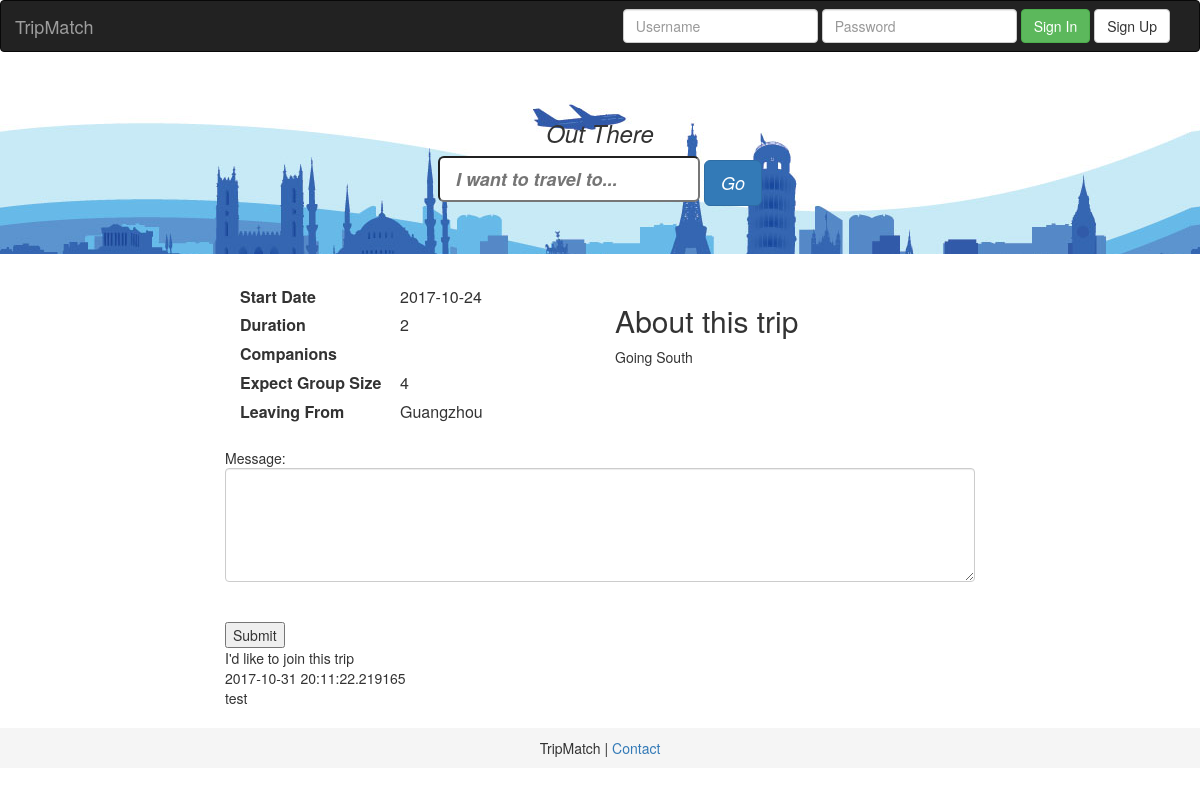
The page /trip_detail/1 on the database its author committed.
### tripmatch/model/tripmatch_model.py (models this page shows, shortened)
class TripDetails(Base):
    __tablename__ = 'trip_details'
    id = Column(Integer, primary_key=True)
    user_id = Column(Integer, ForeignKey('users.id'))
    destination_id = Column(Integer, ForeignKey('destinations.id'))
    duration = Column(String, nullable=True)
    date_start = Column(String, nullable=False)
    companions = Column(Integer, nullable=False)
    city_takeoff = Column(String, nullable=True)
    expected_group_size = Column(Integer, nullable=True)
    notes = Column(String, nullable=True)
    date_create = Column(String, nullable=False)
    contact = Column(String, nullable=True)
    img_name = Column(String, nullable=True)
    users = relationship('Users', back_populates='trip_details')
    destinations = relationship('Destinations', back_populates='trip_details')
    waitinglist = relationship('Waitinglist', back_populates='trip_details')

class Waitinglist(Base):
    __tablename__ = 'waitinglist'
    id = Column(Integer, primary_key=True)
    user_id = Column(Integer, ForeignKey('users.id'))
    trip_id = Column(Integer, ForeignKey('trip_details.id'))
    text = Column(String, nullable=False)
    post_date = Column(String, nullable=False)
    users = relationship('Users', back_populates="waitinglist")
    trip_details = relationship('TripDetails', back_populates="waitinglist")

class Users(Base):
    __tablename__ = 'users'
    id = Column(Integer, primary_key=True)
    username = Column(String, nullable=False)
    email = Column(String, nullable=False)
    password = Column(String, nullable=False)
    trip_details = relationship('TripDetails', back_populates='users')
    waitinglist = relationship('Waitinglist', back_populates='users')

### tripmatch/trip_server.py (the view, shortened to what this page needs)
@app.route('/trip_detail/<int:trip_id>', methods=['GET', 'POST'])
def display_trip(trip_id):
    db_session = get_db_session()
    trip = db_session.query(TripDetails).filter_by(id=trip_id).one()
    waitinglist = db_session.query(
        Waitinglist).filter_by(trip_id=trip_id).all()
    return render_template('trip_details.html', trip=trip, waitinglist=waitinglist)

### tripmatch/trip_server.py (called while the page is built)
def get_db_session():
    return sessionmaker(bind=engine)()

### tripmatch/templates/trip_details.html (shortened to what this page needs)
{% extends "layout.html" %} {% block title %}Trip Details{% endblock %} {% block body %}
<div class="container">
    <div class="row">
        <div class="col-md-8 col-md-offset-2">
            <div class="trip-details-left-col col-md-6" style="float: center">
                <dl class="dl-horizontal">
                    <dt>Start Date</dt>
                    <dd>{{trip.date_start}}</dd>
                    <dt>Duration</dt>
                    <dd>{{trip.duration}}</dd>
                    <dt>Companions</dt>
                    <dd>{{trip.companios}}</dd>
                    <dt>Expect Group Size</dt>
                    <dd>{{trip.expected_group_size}}</dd>
                    <dt>Leaving From</dt>
                    <dd>{{trip.city_takeoff}}</dd>
                </dl>
            </div>
            <div class="trip-details-right-col col-md-6" style="float: center">
                <h2>About this trip</h2>
                <p>{{trip.notes}}</p>
            </div>
        </div>
    </div>
    <div class="row">
        <div class="join-trip col-md-8 col-md-offset-2">
            <form action="" method="post">
                Message:
                <textarea class="form-control" rows="5"></textarea>
                <br>
                <br>
                <input type="submit" value="Submit">
            </form>
        </div>
    </div>
    <div class="row">
        <div class="waitinglist col-md-8 col-md-offset-2">
            <ul class="list-unstyled">
                {% for post in waitinglist %}
                <li>{{post.text}}</li>
                <li>{{post.post_date}}</li>
                <li>{{post.users.username}}</li>
                {% endfor %}
            </ul>
        </div>
    </div>
</div>
{% endblock %}

### tripmatch/static/css/style.css (style rules this page uses)
.dl-horizontal>dd { margin-left: 150px; font-size: 16px; padding-top: 2px; padding-bottom: 2px; }
.dl-horizontal>dt { text-align: left; font-size: 16px; padding-top: 2px; padding-bottom: 2px; }

### rows shown on the page
TripDetails: date_start "2017-10-24", duration "2", expected_group_size "4", city_takeoff "Guangzhou", notes "Going South"
Waitinglist: text "I'd like to join this trip", post_date "2017-10-31 20:11:22.219165", users.username "test"
